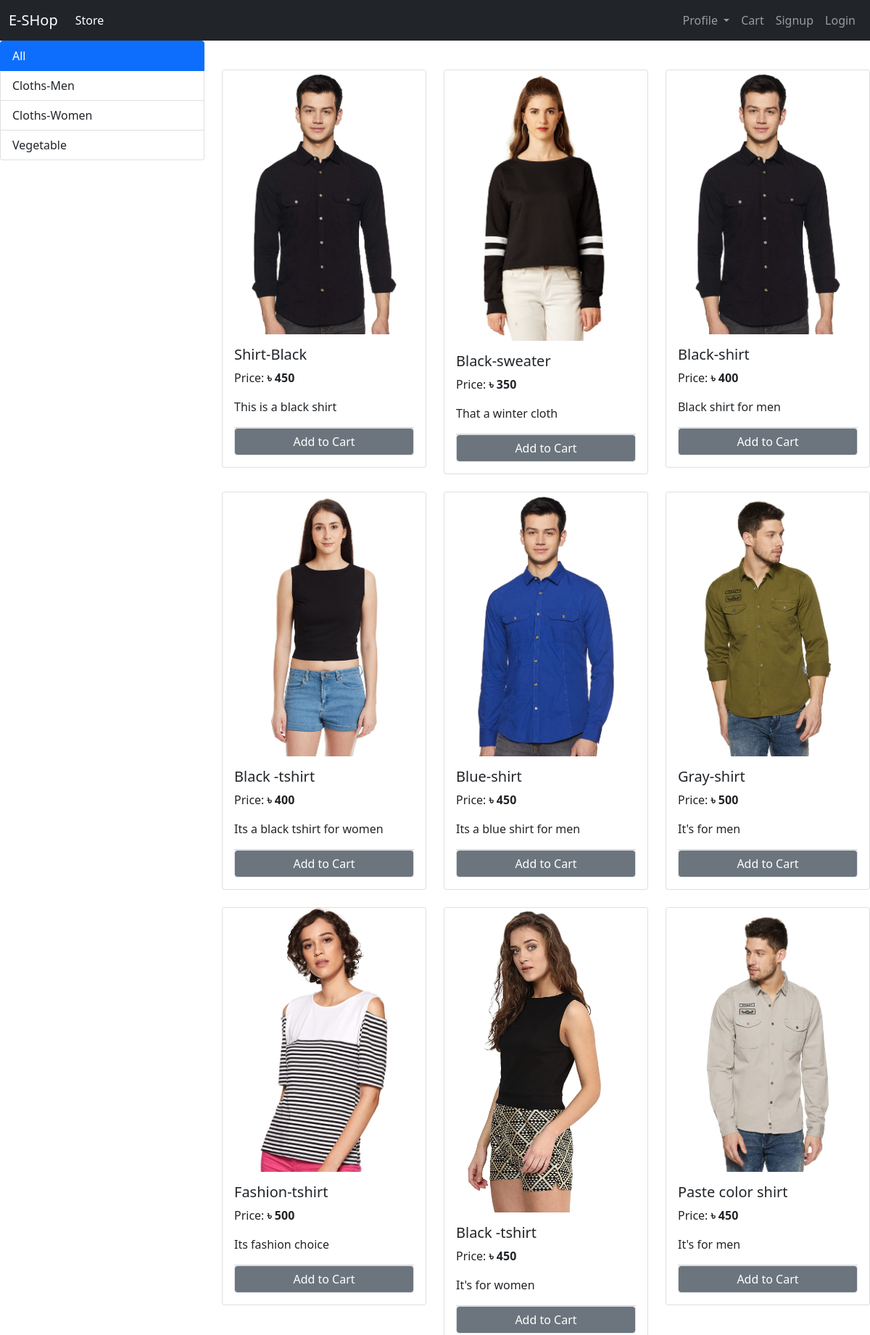
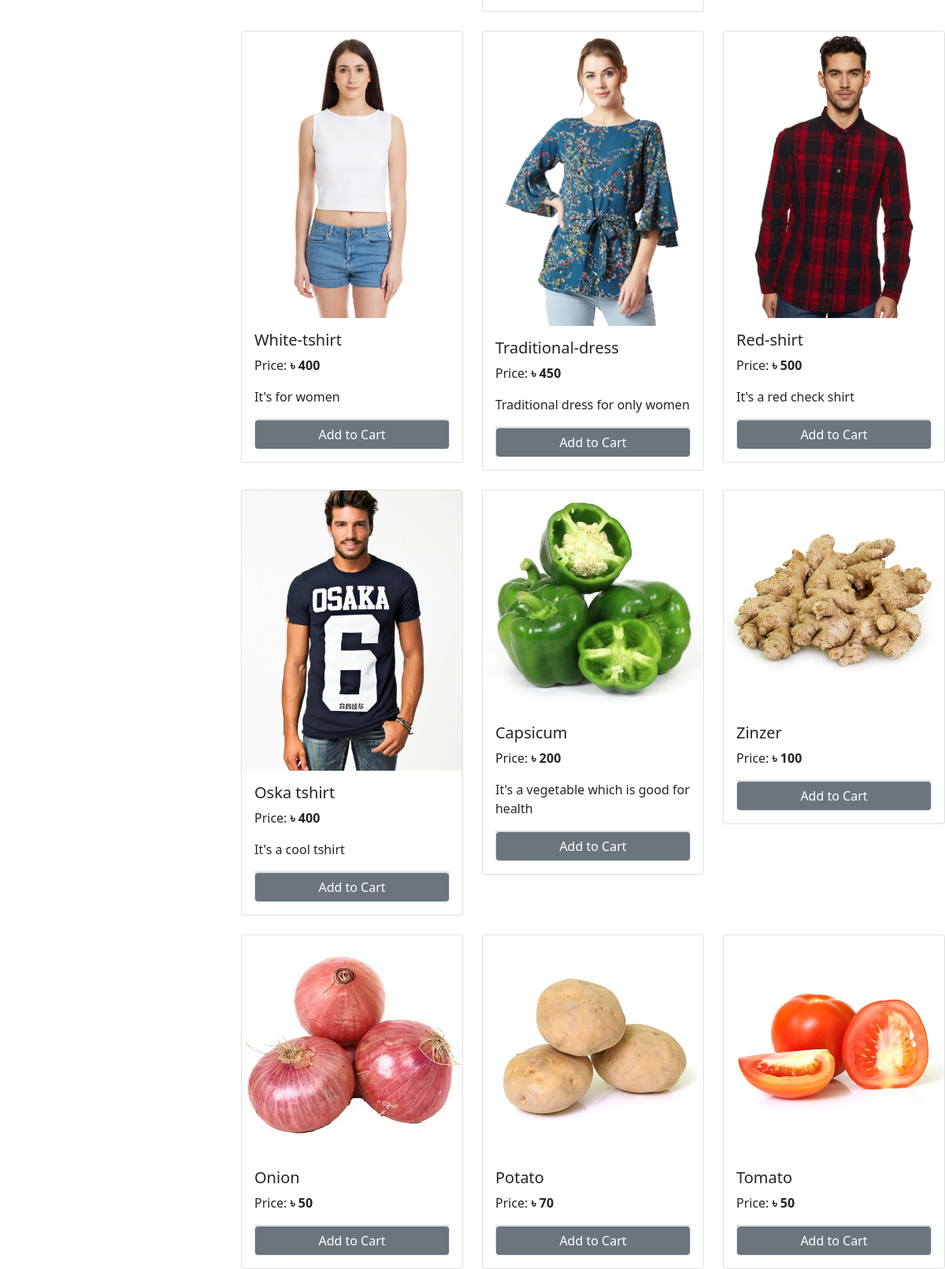
The page / on the database its author committed (2 pictures, top to bottom).
### store/models.py (models this page shows, shortened)
class Category(models.Model):
    name = models.CharField(max_length=200)
    @staticmethod
    def get_all_categories():
       return Category.objects.all()

class Product(models.Model):
    name = models.CharField(max_length=100)
    price = models.IntegerField(default=0)
    category = models.ForeignKey(Category,on_delete=models.CASCADE,default=1)
    description = models.CharField(max_length=200,blank=True)
    image = models.ImageField(upload_to='uploads/products/')
    @staticmethod
    def get_all_products():
        return Product.objects.all()

### store/views.py (the view, shortened to what this page needs)
# urls.py: path('',Index.as_view(),name='index'),
class Index(View):
    def get(self,request):
        cart = request.session.get('cart')
        if not cart:
            request.session['cart'] = {}
        products = None
        category  = Category.get_all_categories()
        categoryId = request.GET.get('category')
        if categoryId:
            products = Product.get_all_products_by_categoryId(categoryId)
        else:
            products = Product.get_all_products()
        return render(request,'home.html',{'products':products,'category':category})

### store/templatetags/cart.py (called while the page is built)
@register.filter(name= 'is_in_cart')
def is_in_cart(product,cart):
    keys = cart.keys()
    for id in keys:
        if int(id) == product.id:
            return True
    return False

### store/templatetags/custom.py (called while the page is built)
@register.filter(name= 'currency')
def currency(number):
    return "৳ " +str(number)

### store/templates/home.html (shortened to what this page needs)
{% extends "base.html" %}
{% block content %}
{% load cart %}
{% load custom %}
<div class="row">
    <div class="col-lg-3 mx-auto">
        <div class="list-group">
            <a href="/" class="list-group-item list-group-item-action active" aria-current="true">
              All
            </a>
            {% for cat in category %}
            <a href="/?category={{cat.id}}" class="list-group-item list-group-item-action">{{cat.name}}</a>
            {% endfor %}
          </div>
    </div>
    <div id="product" class="col-lg-9 mx-auto">
        <div class="row row-cols-1 row-cols-md-3 g-4 mt-3">
            {% for product in products %}
            <div class="col" id={{product.id}}>
              <div class="card">
                <img src="{{product.image.url}}" class="card-img-top" alt="...">
                <div class="card-body">
                  <h5 class="card-title">{{product.name}}</h5>
                  <p class="card-text">Price: <b>{{product.price|currency}}</b></p>
                  <p class="card-text">{{product.description}}</p>
                  <div class="card-footer p-0 no-gutters">
                    {% if product|is_in_cart:request.session.cart %}
                    <div class="row">
                      <form action="/#{{product.id}}" method="POST" class="col-2">
                        {% csrf_token %}
                      <input hidden type="text" name="product" value='{{product.id}}'/>
                      <input hidden type="text" name="remove" value='True'/>
                      <input type="submit" value="-" class="col-2 btn btn-block btn-secondary"/>
                      </form>
                      <div class="text-center col">{{product|cart_quantity:request.session.cart}} in Cart</div>
                      <form action="/#{{product.id}}" method="POST" class="col-2">
                        {% csrf_token %}
                      <input hidden type="text" name="product" value='{{product.id}}'>
                      <input type="submit" value="+" class="col-2 btn btn-block btn-secondary"/>
                      </form>
                    </div>
                    {% else %}
                    <form action="/#{{product.id}}" method="POST" class="btn-block">
                    <input type="submit" class="float-right btn btn-block btn-secondary border form-control" value="Add to Cart"></input>
                    </form>
                    {% endif %}
                </div>
                </div>
              </div>
            </div>
            {% endfor %}
          </div>
    </div>
</div>
{% endblock%}

### store/templates/base.html (shortened to what this page needs)
<!doctype html>
<html lang="en">
  <head>
    <link href="https://cdn.jsdelivr.net/npm/bootstrap@5.0.2/dist/css/bootstrap.min.css" rel="stylesheet">
  </head>
  <body>
    {% include 'navbar.html' %}
    {% block content %}
    {% endblock %}
  </body>
</html>

### store/templates/navbar.html (shortened to what this page needs)
<nav class="navbar navbar-expand-lg navbar-dark bg-dark">
    <div class="container-fluid">
      <a class="navbar-brand" href="/">E-SHop</a>
      <div class="collapse navbar-collapse" id="navbarSupportedContent">
        <ul class="navbar-nav me-auto mb-2 mb-lg-0">
            <li class="nav-item">
                <a class="nav-link active" aria-current="page" href="/">Store</a>
              </li>
        </ul>
    </div>
      <ul class="navbar-nav my-2 my-lg-0">
        <li class="nav-item dropdown">
            <a class="nav-link dropdown-toggle" href="#" id="navbarDropdown" role="button" data-bs-toggle="dropdown" aria-expanded="false">
              Profile
            </a>
          </li>
          {% if request.session.customer_id %}
          <li class="nav-item">
            <a class="nav-link" aria-current="page" href="/cart">Cart
              <span class="badge bg-danger">{{request.session.cart.keys|length}}</span>
            </a>
          </li>
          <li class="nav-item">
            <a class="nav-link" aria-current="page" href="/order">Orders</a>
          </li>
        <li class="nav-item">
            <a class="nav-link" aria-current="page" href="/logout">Logout</a>
          </li>
          {% else %}
          <li class="nav-item">
            <a class="nav-link" aria-current="page" href="/cart">Cart</a>
          </li>
          <li class="nav-item">
            <a class="nav-link" aria-current="page" href="/signup">Signup</a>
          </li>
          <li class="nav-item">
            <a class="nav-link" aria-current="page" href="/login">Login</a>
          </li>
          {% endif %}
      </ul>
    </div>
  </nav>

### rows shown on the page
Category: name "Cloths-Men"
Category: name "Cloths-Women"
Category: name "Vegetable"
Product: image (picture), name "Shirt-Black", price "৳ 450", description "This is a black shirt"
Product: image (picture), name "Black-sweater", price "৳ 350", description "That a winter cloth"
Product: image (picture), name "Black-shirt", price "৳ 400", description "Black shirt for men"
Product: image (picture), name "Black -tshirt", price "৳ 400", description "Its a black tshirt for women"
Product: image (picture), name "Blue-shirt", price "৳ 450", description "Its a blue shirt for men"
Product: image (picture), name "Gray-shirt", price "৳ 500", description "It's for men"
Product: image (picture), name "Fashion-tshirt", price "৳ 500", description "Its fashion choice"
Product: image (picture), name "Black -tshirt", price "৳ 450", description "It's for women"
Product: image (picture), name "Paste color shirt", price "৳ 450", description "It's for men"
Product: image (picture), name "White-tshirt", price "৳ 400", description "It's for women"
Product: image (picture), name "Traditional-dress", price "৳ 450", description "Traditional dress for only women"
Product: image (picture), name "Red-shirt", price "৳ 500", description "It's a red check shirt"
Product: image (picture), name "Oska tshirt", price "৳ 400", description "It's a cool tshirt"
Product: image (picture), name "Capsicum", price "৳ 200", description "It's a vegetable which is good for health"
Product: image (picture), name "Zinzer", price "৳ 100"
Product: image (picture), name "Onion", price "৳ 50"
Product: image (picture), name "Potato", price "৳ 70"
Product: image (picture), name "Tomato", price "৳ 50"
